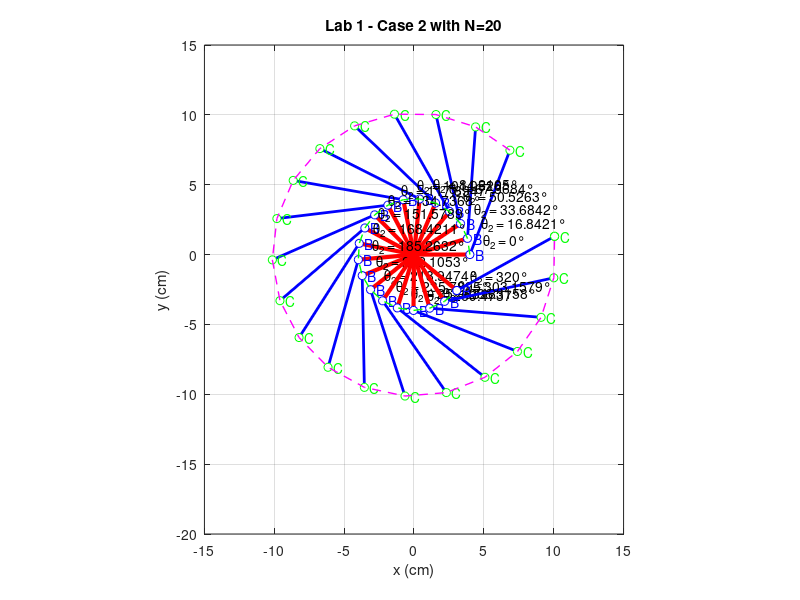

Write MATLAB code to recreate this figure.
%%% MIE301 Lab 1 - Case 2: Rigid connection between links 2 and 3
%% This file contains code from MIE301 instructors and Ibrahim Hassan
%% This file includes all MATLAB code used for parts (a), (b), and (c)
%% To generate expected results, you will have to comment/uncomment the lines of code for each part.
%%
close all; % closes all figures
clear all; % clears all variables from memory
clc;       % clears all calculations from the Matlab workspace

% Plot Parameters: these will be used to set the axis limits on the figure
xmin = -15;  % leftmost window edge
xmax = 15;   % rightmost window edge
ymin = -20;  % bottom window edge
ymax = 15;   % top window edge

%% Define the link and motion Parameters (part (a))
% stepsize = 6 *pi/180;                         % step size
% max_rotation_theta2 = 320 *pi/180;            % theta2 from 0 to 320 degrees
% theta2 = 0 : stepsize : max_rotation_theta2;  % rotation steps of link 2

%% Define link and motion Parameters (part (b))
% stepsize = 80 * pi / 180;                              % step size for stroboscopic effect (80 degrees in radians)
% theta2 = [0, 80, 160, 240, 320] * pi / 180;            % specific configurations to plot (in radians)
% theta_labels = {'0°', '80°', '160°', '240°', '320°'};  % Labels for the configurations

%% Part (c) [N = 6, 10, 20]:
%% Define theta2 for N=6 (0°, 64°, 128°, 192°, 256°, 320° in radians)
% N = 6;
% theta2 = linspace(0, 320 * pi / 180, N);  % N equally spaced angles
% theta_labels = {'0°', '64°', '128°', '192°', '256°', '320°'};

%% Define theta2 for N=10 (equally spaced in radians from 0° to 320°)
% N = 10;
% theta2 = linspace(0, 320 * pi / 180, N);  % N equally spaced angles
% theta_labels = arrayfun(@(x) [num2str(x), '°'], linspace(0, 320, N), 'UniformOutput', false); % Generates labels for angles

%% Define theta2 for N=20 (equally spaced in radians from 0° to 320°)
N = 20;
theta2 = linspace(0, 320 * pi / 180, N);  % N equally spaced angles
theta_labels = arrayfun(@(x) [num2str(x), '°'], linspace(0, 320, N), 'UniformOutput', false); % Generates labels for angles

%% Case 2 - Link lengths
length2 = 4;    % link 2 length in case 2
length3 = 8;    % link 3 length in case 2

%% Constant angle phi
phi = 69 * pi / 180;    % angle in radians (69 degrees, last 2 digits of student number)

% Initialize arrays to store the path of points B and C
Bx_path = zeros(1, length(theta2));
By_path = zeros(1, length(theta2));
Cx_path = zeros(1, length(theta2));
Cy_path = zeros(1, length(theta2));

% Plot Case 2 - Rigid connection
figure(1);
set(1,'WindowStyle','Docked')

for i = 1:length(theta2)
    % Point A (pivot)
    Ax = 0; 
    Ay = 0;
    
    % Point B (end of link 2)
    Bx = length2 * cos(theta2(i));   
    By = length2 * sin(theta2(i));   
    
    % Point C (end of link 3, rigid connection)
    Cx = Bx + length3 * cos(theta2(i) + phi);  
    Cy = By + length3 * sin(theta2(i) + phi);
    
    % Store the current positions of points B and C
    Bx_path(i) = Bx;
    By_path(i) = By;
    Cx_path(i) = Cx;
    Cy_path(i) = Cy;
    
    % Plot links for the current configuration
    plot([Ax Bx], [Ay By], 'r', 'LineWidth', 3);  % Link 2
    hold on;
    plot([Bx Cx], [By Cy], 'b', 'LineWidth', 2);  % Link 3
    
    % Plot points
    plot(Bx, By, 'bo', 'MarkerFaceColor', 'w');   % Point B
    plot(Cx, Cy, 'go', 'MarkerFaceColor', 'w');   % Point C
    
     %% Label points
    text(Bx + 0.4, By, 'B', 'color', 'b');
    text(Cx + 0.4, Cy, 'C', 'color', 'g');
    
    %% Label configurations with theta values
    text(Bx + 1, By + 1, ['\theta_2 = ', theta_labels{i}], 'FontSize', 10, 'color', 'k');

    %% Set axis and labels
    axis([xmin xmax ymin ymax]);
    axis equal;
    grid on;
    xlabel('x (cm)');
    ylabel('y (cm)');
    %% Part (a) - title:
    % title('Lab 1 - Case 2');

    %% Part (b) - title:
    % title('Lab 1 - Case 2 with 5 Configurations');

    %% Part (c1) - title:
    % title('Lab 1 - Case 2 with N=6');

    %% Part (c2) - title:
    % title('Lab 1 - Case 2 with N=10');

    %% Part (c3) - title:
    title('Lab 1 - Case 2 with N=20');
end

% Plot the path of points B and C
plot(Bx_path, By_path, '--g', 'linewidth', 1); % Path of point B
plot(Cx_path, Cy_path, '--m', 'linewidth', 1); % Path of point C

% Hold the final configuration of the mechanism
plot([Ax Bx_path(end)], [Ay By_path(end)], 'r', 'LineWidth', 1);  % Final position of Link 2
plot([Bx_path(end) Cx_path(end)], [By_path(end) Cy_path(end)], 'b', 'LineWidth', 1);  % Final position of Link 3
plot(Bx_path(end), By_path(end), 'bo', 'MarkerFaceColor', 'w');   % Final Point B
plot(Cx_path(end), Cy_path(end), 'go', 'MarkerFaceColor', 'w');   % Final Point C

% Show the figure
hold off;